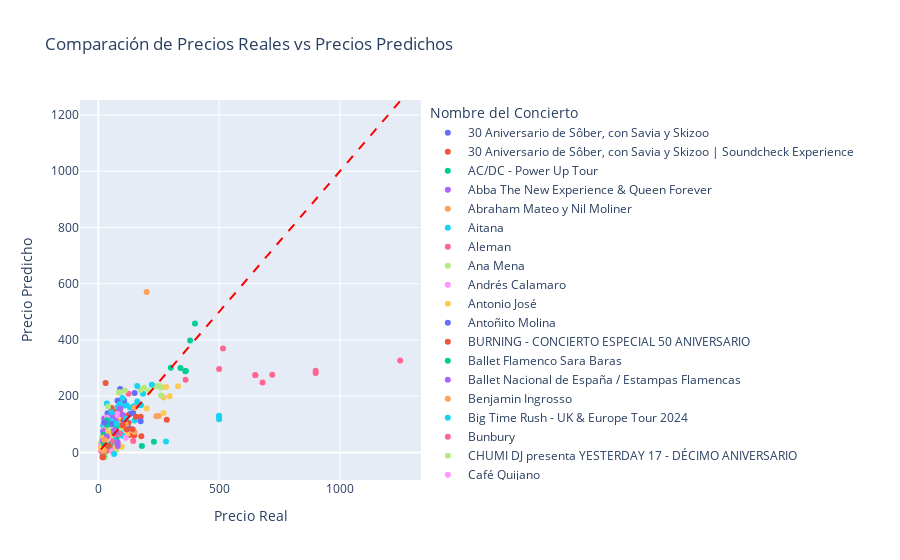

This figure's notebook cell:
### Markdown cell above
MODELO GRID SEARCH ESTANDARIZADO

### Code cell
# Definir los parámetros para GridSearchCV
params = {
    'mlp__hidden_layer_sizes': [1, 50, 75, 100, 125, 150, 200, 225, 250, 275, 300, 325, 350, 375, 400],
    'mlp__activation': ["identity", "logistic", "tanh", "relu"],
    'mlp__solver': ['lbfgs', 'sgd', 'adam']
}

# Realizar GridSearchCV
start_time = time.time()

gridSearch = GridSearchCV(estimator=pipeline, param_grid=params, n_jobs=-1, scoring='neg_mean_squared_error', cv=ps)
gridSearch.fit(X_train, y)

results = cross_validate(gridSearch.best_estimator_, X_train, y, cv=ps, scoring=scoring, return_train_score=True)

end_time = time.time()
execution_time = end_time - start_time
print("Tiempo de ejecución:", execution_time, "segundos")

print('Mejores parámetros GridSearchCV: ', gridSearch.best_params_)

resultados = crear_tabla_resultados(results)

cargar_modelo_mlflow(gridSearch.best_estimator_, 'MAX_PRICE', 'GRID SEARCH', resultados, execution_time)

# Mostrar las predicciones y los valores reales
plot_model_predictions(gridSearch.best_estimator_, X_train, y, data)
feature_importance(gridSearch.best_estimator_, X_train, y, 15)
resultados
